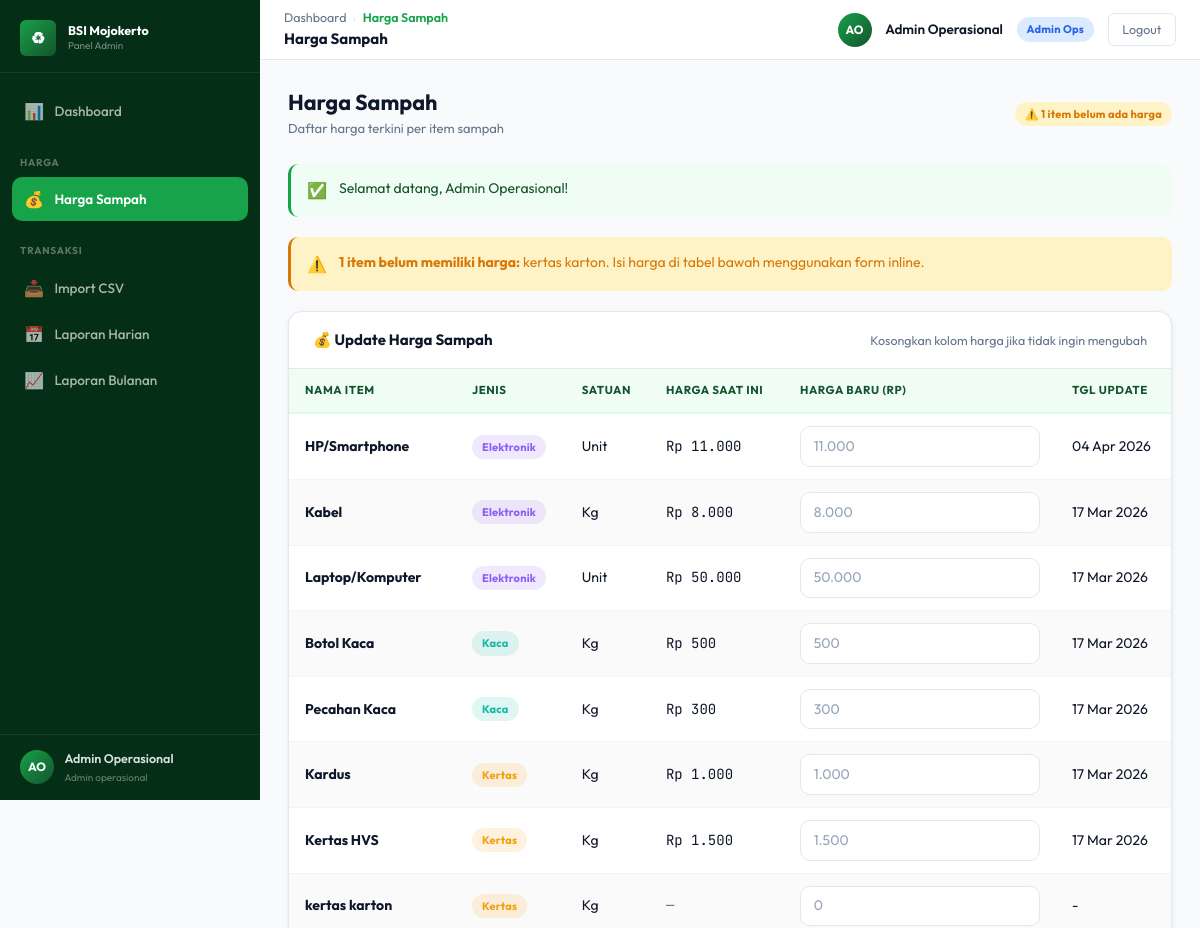
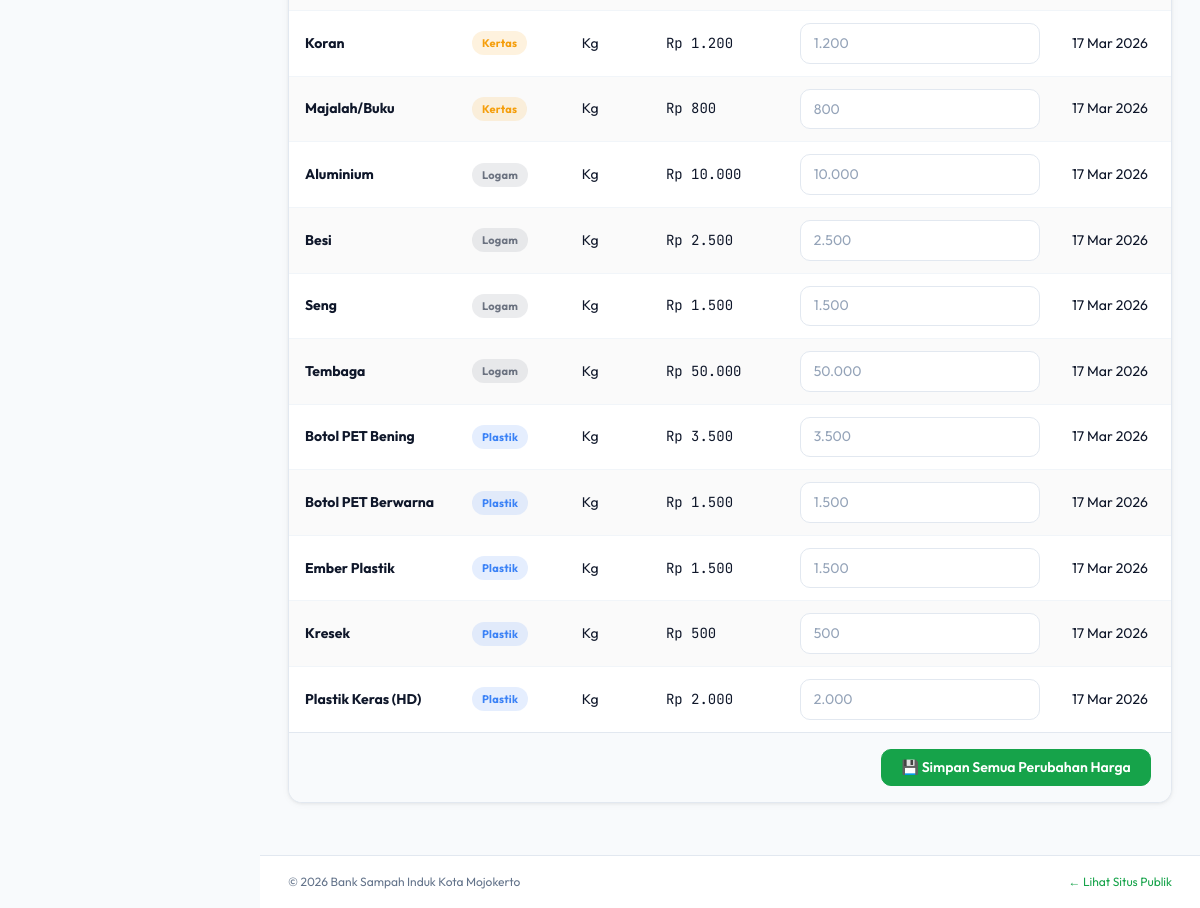
Screenshot of /admin/harga-sampah/index.php (signed in) with the database file from the repository (2 pictures, top to bottom).
### tables this page shows
CREATE TABLE `nama_sampah` (
  `id` int UNSIGNED NOT NULL,
  `id_jenis` int UNSIGNED NOT NULL,
  `nama` varchar(150) NOT NULL,
  `satuan` varchar(20) NOT NULL DEFAULT 'Kg',
  `keterangan` text,
  `dibuat_oleh` int UNSIGNED DEFAULT NULL,
  `created_at` timestamp NOT NULL DEFAULT CURRENT_TIMESTAMP
);

CREATE TABLE `jenis_sampah` (
  `id` int UNSIGNED NOT NULL,
  `nama` varchar(100) NOT NULL,
  `kode` varchar(10) DEFAULT NULL,
  `warna` varchar(7) NOT NULL DEFAULT '#16A34A',
  `dibuat_oleh` int UNSIGNED DEFAULT NULL,
  `created_at` timestamp NOT NULL DEFAULT CURRENT_TIMESTAMP
);

CREATE TABLE `harga_sampah` (
  `id` int UNSIGNED NOT NULL,
  `id_nama_sampah` int UNSIGNED NOT NULL,
  `harga` decimal(12,2) NOT NULL,
  `tanggal_update` date NOT NULL,
  `diupdate_oleh` int UNSIGNED DEFAULT NULL
);

### core/Auth.php (called while the page is built, shortened)
<?php
class Auth
{
    public static function hasAnyRole(array $roles): bool
    {
        return in_array($_SESSION['role'] ?? '', $roles, true);
    }
}

### core/Database.php (called while the page is built, shortened)
<?php
class Database
{
    private static ?PDO $instance = null;
    public static function getInstance(): PDO
    {
        if (self::$instance === null) {
            $dsn = sprintf(
                'mysql:host=%s;port=%s;dbname=%s;charset=utf8mb4',
                DB_HOST, DB_PORT, DB_NAME
            );
            self::$instance = new PDO($dsn, DB_USER, DB_PASS, [
                PDO::ATTR_ERRMODE            => PDO::ERRMODE_EXCEPTION,
                PDO::ATTR_DEFAULT_FETCH_MODE => PDO::FETCH_ASSOC,
                PDO::ATTR_EMULATE_PREPARES   => false,
                PDO::MYSQL_ATTR_INIT_COMMAND => "SET NAMES utf8mb4 COLLATE utf8mb4_unicode_ci",
            ]);
        }
        return self::$instance;
    }
    public static function query(string $sql, array $params = []): array
    {
        $stmt = self::getInstance()->prepare($sql);
        $stmt->execute($params);
        return $stmt->fetchAll();
    }
}

### models/HargaSampahModel.php (called while the page is built, shortened)
<?php
require_once dirname(__DIR__) . '/config/database.php';
function harga_getAll(): array {
    return Database::query("
        SELECT h.*, n.nama AS nama_sampah, n.satuan, j.nama AS nama_jenis, j.warna AS warna_jenis,
               u.nama AS diupdate_oleh_nama
        FROM harga_sampah h
        JOIN nama_sampah n ON h.id_nama_sampah = n.id
        JOIN jenis_sampah j ON n.id_jenis = j.id
        LEFT JOIN users u ON h.diupdate_oleh = u.id
        ORDER BY j.nama, n.nama
    ");
}
function harga_getNamaTanpaHarga(): array {
    return Database::query("
        SELECT n.*, j.nama AS nama_jenis FROM nama_sampah n
        LEFT JOIN harga_sampah h ON h.id_nama_sampah = n.id
        LEFT JOIN jenis_sampah j ON n.id_jenis = j.id
        WHERE h.id IS NULL ORDER BY j.nama, n.nama
    ");
}

### models/NamaSampahModel.php (called while the page is built, shortened)
<?php
require_once dirname(__DIR__) . '/config/database.php';
function nama_getAll(): array {
    return Database::query("
        SELECT n.*, j.nama AS nama_jenis, j.warna AS warna_jenis,
               COALESCE(h.harga, 0) AS harga_saat_ini
        FROM nama_sampah n
        LEFT JOIN jenis_sampah j ON n.id_jenis = j.id
        LEFT JOIN harga_sampah h ON h.id_nama_sampah = n.id
        ORDER BY j.nama, n.nama
    ");
}

### admin/harga-sampah/index.php (the view, shortened to what this page needs)
<?php
require_once dirname(__DIR__, 2) . '/config/database.php';
require_once dirname(__DIR__, 2) . '/core/Auth.php';
 require_once dirname(__DIR__, 2) . '/core/Helper.php';
require_once dirname(__DIR__, 2) . '/models/HargaSampahModel.php';
require_once dirname(__DIR__, 2) . '/models/NamaSampahModel.php';
$canEdit = Auth::hasAnyRole(['admin_operasional', 'super_admin']);
$data           = harga_getAll();
$tanpaHarga     = $canEdit ? harga_getNamaTanpaHarga() : [];
require_once dirname(__DIR__, 2) . '/templates/admin/header.php';
require_once dirname(__DIR__, 2) . '/templates/admin/sidebar.php';
require_once dirname(__DIR__, 2) . '/templates/admin/topbar.php';
?>
<div class="page-header">
    <div>
        <h1 class="page-title">Harga Sampah</h1>
        <p class="page-subtitle">Daftar harga terkini per item sampah</p>
    </div>
    <?php if ($canEdit && !empty($tanpaHarga)): ?>
    <span class="badge badge-warning">⚠️ <?= count($tanpaHarga) ?> item belum ada harga</span>
    <?php endif ?>
</div>
<?php require_once dirname(__DIR__, 2) . '/templates/admin/flash.php' ?>
<?php if ($canEdit && !empty($tanpaHarga)): ?>
<div class="alert alert-warning">
    <span class="alert-icon">⚠️</span>
    <div class="alert-body">
        <strong><?= count($tanpaHarga) ?> item belum memiliki harga:</strong>
        <?= e(implode(', ', array_column($tanpaHarga, 'nama'))) ?>.
        Isi harga di tabel bawah menggunakan form inline.
    </div>
</div>
<?php endif ?>
<?php if ($canEdit): ?>
<div class="card" style="margin-bottom:1.5rem;">
    <div class="card-header">
        <span class="card-title">💰 Update Harga Sampah</span>
        <small class="text-muted">Kosongkan kolom harga jika tidak ingin mengubah</small>
    </div>
    <form method="POST" action="proses.php">
        <div class="table-wrapper" style="border:none;border-radius:0;box-shadow:none;">
            <table class="data-table">
                <thead>
                    <tr>
                        <th>Nama Item</th>
                        <th>Jenis</th>
                        <th>Satuan</th>
                        <th>Harga Saat Ini</th>
                        <th>Harga Baru (Rp)</th>
                        <th>Tgl Update</th>
                    </tr>
                </thead>
                <tbody>
                <?php
                $semuaItem = nama_getAll();
                $hargaMap  = [];
                foreach ($data as $h) $hargaMap[$h['id_nama_sampah']] = $h;
                foreach ($semuaItem as $item):
                    $h = $hargaMap[$item['id']] ?? null;
                ?>
                <tr>
                    <td><strong><?= e($item['nama']) ?></strong></td>
                    <td><span class="badge" style="background:<?= e($item['warna_jenis']??'#ddd') ?>22;color:<?= e($item['warna_jenis']??'#666') ?>"><?= e($item['nama_jenis']) ?></span></td>
                    <td><?= e($item['satuan']) ?></td>
                    <td class="font-mono"><?= $h ? formatRupiah($h['harga']) : '<span class="text-muted">—</span>' ?></td>
                    <td>
                        <input type="number" name="harga[<?= (int)$item['id'] ?>]"
                               class="form-control" style="min-width:120px;"
                               min="0" step="50"
                               placeholder="<?= $h ? number_format((float)$h['harga'],0,'.','.') : '0' ?>"
                               value="">
                    </td>
                    <td><?= $h ? formatTanggal($h['tanggal_update']) : '-' ?></td>
                </tr>
                <?php endforeach ?>
                </tbody>
            </table>
        </div>
        <div class="form-card-footer" style="padding:1rem 1.25rem;">
            <button type="submit" class="btn btn-primary">💾 Simpan Semua Perubahan Harga</button>
        </div>
    </form>
</div>
<?php endif ?>
<?php require_once dirname(__DIR__, 2) . '/templates/admin/footer.php' ?>

### assets/css/variables.css (style rules this page uses)
:root { --color-primary: #16a34a; --color-primary-dark: #052e16; --color-primary-mid: #14532d; --color-primary-light: #dcfce7; --color-primary-pale: #f0fdf4; --color-primary-accent: #4ade80; --color-bg: #f8fafc; --color-surface: #ffffff; --color-border: #e2e8f0; --color-border-light: #f1f5f9; --color-text: #0f172a; --color-text-muted: #64748b; --color-text-light: #94a3b8; --color-danger: #dc2626; --color-danger-light: #fee2e2; --color-warning: #d97706; --color-warning-light: #fef3c7; --color-info: #2563eb; --color-info-light: #dbeafe; --color-purple: #7c3aed; --color-purple-light: #ede9fe; --font-display: 'Playfair Display', Georgia, serif; --font-body: 'Outfit', 'Segoe UI', system-ui, sans-serif; --font-mono: 'JetBrains Mono', 'Courier New', monospace; --radius-sm: 6px; --radius: 10px; --radius-md: 14px; --radius-lg: 20px; --radius-xl: 28px; --shadow-sm: 0 1px 3px rgba(0,0,0,.06), 0 1px 8px rgba(0,0,0,.04); --shadow: 0 2px 8px rgba(0,0,0,.08), 0 4px 16px rgba(0,0,0,.06); --shadow-md: 0 4px 24px rgba(0,0,0,.10); --shadow-lg: 0 12px 48px rgba(0,0,0,.14); --sidebar-width: 260px; --topbar-height: 60px; --transition: all 0.18s ease; --transition-fast: all 0.1s ease; }

### assets/css/components.css (style rules this page uses)
.btn { display: inline-flex; align-items: center; gap: 0.4rem; font-family: var(--font-body); font-weight: 600; font-size: 14px; padding: 0.5rem 1.2rem; border-radius: var(--radius); border: 1.5px solid transparent; cursor: pointer; transition: var(--transition); text-decoration: none; white-space: nowrap; user-select: none; line-height: 1.4; }
.btn-primary { background-color: var(--color-primary); color: #ffffff; border-color: var(--color-primary); }
.badge { display: inline-flex; align-items: center; font-size: 11px; font-weight: 700; padding: 3px 10px; border-radius: 99px; white-space: nowrap; letter-spacing: 0.02em; }
.badge-draft, .badge-warning { background-color: var(--color-warning-light); color: var(--color-warning); }
.alert { display: flex; align-items: flex-start; gap: 0.75rem; padding: 0.85rem 1rem; border-radius: var(--radius); border-left: 3px solid transparent; font-size: 14px; margin-bottom: 1.25rem; }
.alert-warning { background-color: var(--color-warning-light); border-color: var(--color-warning); color: var(--color-warning); }
.alert-icon { font-size: 1rem; flex-shrink: 0; }
.alert-body { flex: 1; }
.form-control { display: block; width: 100%; padding: 0.55rem 0.8rem; border: 1.5px solid var(--color-border); border-radius: var(--radius); font-size: 14px; font-family: var(--font-body); color: var(--color-text); background-color: var(--color-surface); transition: border-color 0.15s, box-shadow 0.15s; line-height: 1.5; }
.form-control::placeholder { color: var(--color-text-light); }
.card { background-color: var(--color-surface); border-radius: var(--radius-md); border: 1px solid var(--color-border); box-shadow: var(--shadow-sm); overflow: hidden; }
.card-header { padding: 1rem 1.5rem; border-bottom: 1px solid var(--color-border); display: flex; align-items: center; justify-content: space-between; gap: 1rem; }
.card-title { font-size: 15px; font-weight: 700; color: var(--color-text); }
.text-muted { color: var(--color-text-muted); }
.font-mono { font-family: var(--font-mono); }

### rows the page displays
nama_sampah: nama "HP/Smartphone", id_jenis.nama "Elektronik", satuan "Unit", id.harga "Rp 11.000", id.harga "11.000", id.tanggal_update "04 Apr 2026"
nama_sampah: nama "Kabel", id_jenis.nama "Elektronik", satuan "Kg", id.harga "Rp 8.000", id.harga "8.000", id.tanggal_update "17 Mar 2026"
nama_sampah: nama "Laptop/Komputer", id_jenis.nama "Elektronik", satuan "Unit", id.harga "Rp 50.000", id.harga "50.000", id.tanggal_update "17 Mar 2026"
nama_sampah: nama "Botol Kaca", id_jenis.nama "Kaca", satuan "Kg", id.harga "Rp 500", id.harga "500", id.tanggal_update "17 Mar 2026"
nama_sampah: nama "Pecahan Kaca", id_jenis.nama "Kaca", satuan "Kg", id.harga "Rp 300", id.harga "300", id.tanggal_update "17 Mar 2026"
nama_sampah: nama "Kardus", id_jenis.nama "Kertas", satuan "Kg", id.harga "Rp 1.000", id.harga "1.000", id.tanggal_update "17 Mar 2026"
nama_sampah: nama "Kertas HVS", id_jenis.nama "Kertas", satuan "Kg", id.harga "Rp 1.500", id.harga "1.500", id.tanggal_update "17 Mar 2026"
nama_sampah: nama "kertas karton", id_jenis.nama "Kertas", satuan "Kg"
nama_sampah: nama "Koran", id_jenis.nama "Kertas", satuan "Kg", id.harga "Rp 1.200", id.harga "1.200", id.tanggal_update "17 Mar 2026"
nama_sampah: nama "Majalah/Buku", id_jenis.nama "Kertas", satuan "Kg", id.harga "Rp 800", id.harga "800", id.tanggal_update "17 Mar 2026"
nama_sampah: nama "Aluminium", id_jenis.nama "Logam", satuan "Kg", id.harga "Rp 10.000", id.harga "10.000", id.tanggal_update "17 Mar 2026"
nama_sampah: nama "Besi", id_jenis.nama "Logam", satuan "Kg", id.harga "Rp 2.500", id.harga "2.500", id.tanggal_update "17 Mar 2026"
nama_sampah: nama "Seng", id_jenis.nama "Logam", satuan "Kg", id.harga "Rp 1.500", id.harga "1.500", id.tanggal_update "17 Mar 2026"
nama_sampah: nama "Tembaga", id_jenis.nama "Logam", satuan "Kg", id.harga "Rp 50.000", id.harga "50.000", id.tanggal_update "17 Mar 2026"
nama_sampah: nama "Botol PET Bening", id_jenis.nama "Plastik", satuan "Kg", id.harga "Rp 3.500", id.harga "3.500", id.tanggal_update "17 Mar 2026"
nama_sampah: nama "Botol PET Berwarna", id_jenis.nama "Plastik", satuan "Kg", id.harga "Rp 1.500", id.harga "1.500", id.tanggal_update "17 Mar 2026"
nama_sampah: nama "Ember Plastik", id_jenis.nama "Plastik", satuan "Kg", id.harga "Rp 1.500", id.harga "1.500", id.tanggal_update "17 Mar 2026"
nama_sampah: nama "Kresek", id_jenis.nama "Plastik", satuan "Kg", id.harga "Rp 500", id.harga "500", id.tanggal_update "17 Mar 2026"
nama_sampah: nama "Plastik Keras (HD)", id_jenis.nama "Plastik", satuan "Kg", id.harga "Rp 2.000", id.harga "2.000", id.tanggal_update "17 Mar 2026"

### other values shown
$initials "AO"
$userName "Admin Operasional"
str_replace('_', ' ', ucfirst($userRole)) "Admin operasional"
$crumb['label'] "Harga Sampah"
$topbarTitle "Harga Sampah"
$d['label'] "Admin Ops"
count($tanpaHarga) "1"
$icon "✅"
$flash['message'] "Selamat datang, Admin Operasional!"
implode(', ', array_column($tanpaHarga, 'nama')) "kertas karton"
APP_NAME "Bank Sampah Induk Kota Mojokerto"
